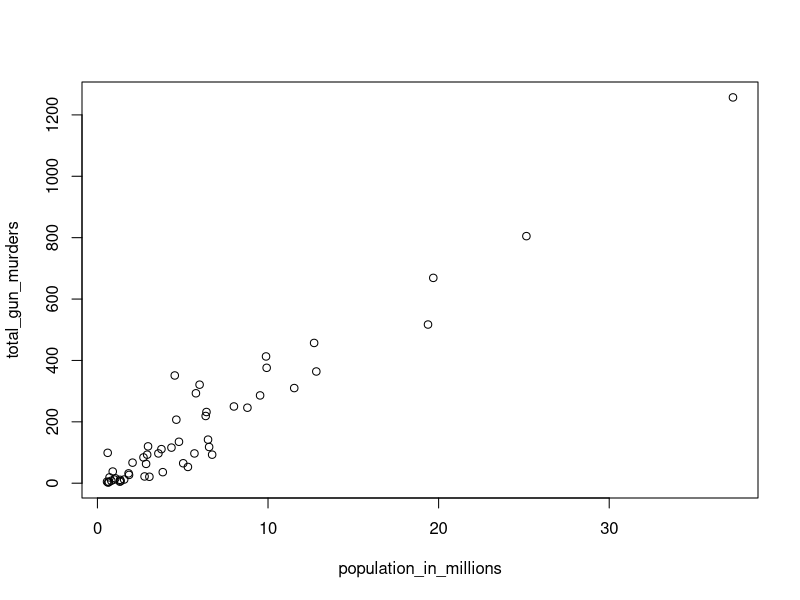
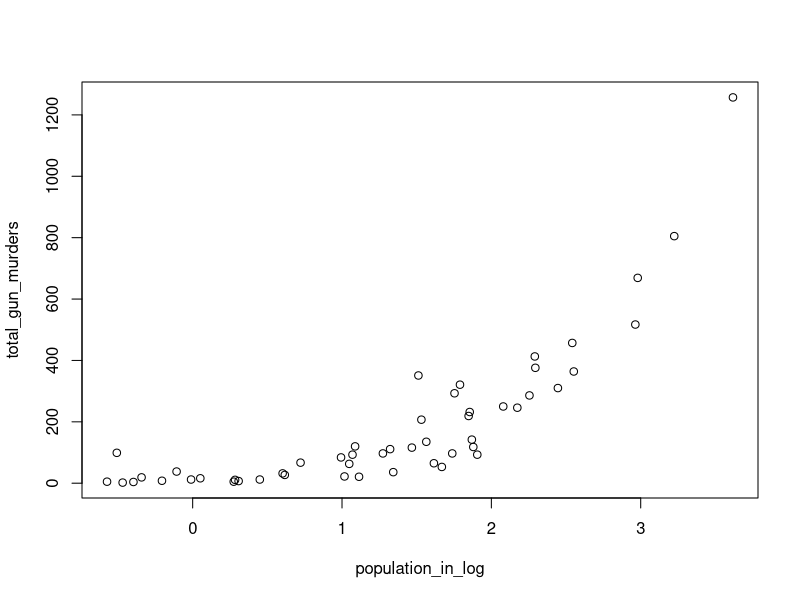
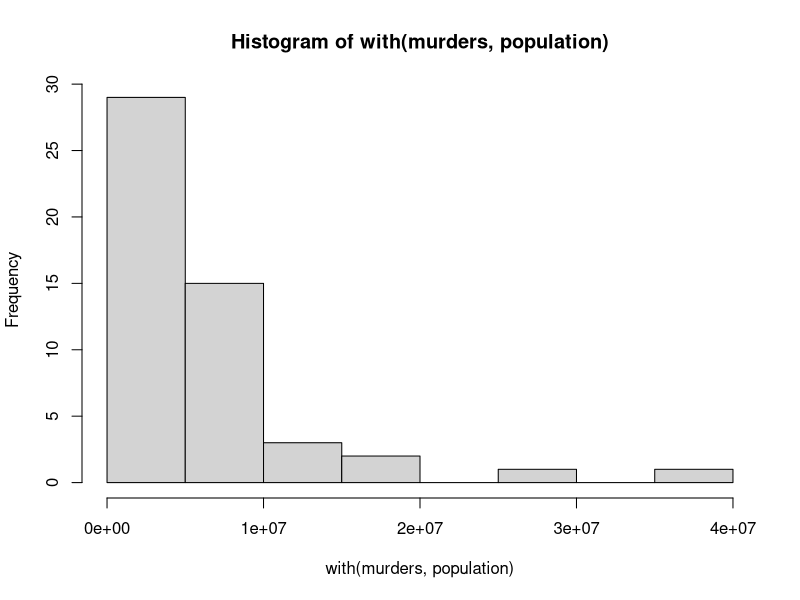
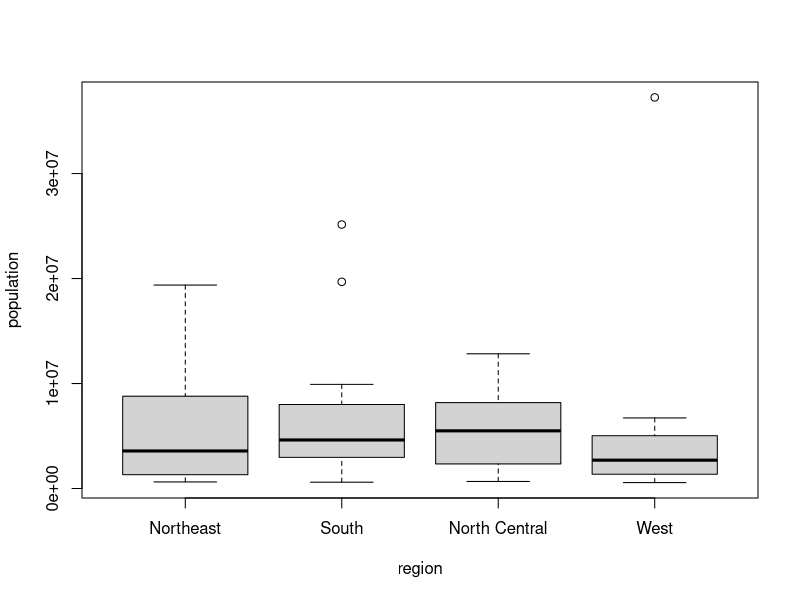

Generate these figures, in order, with R:
## ---- chunk 1
knitr::opts_chunk$set(echo = TRUE)
## ---- chunk 2
library(dslabs)
data("murders")
## ---- chunk 3
pop <- murders$population
sorted_pop <- sort(pop)
sorted_pop
sorted_pop[which.min(sorted_pop)]
## ---- chunk 4
terkecil <- which.min(murders$total)
terkecil

## ---- chunk 5
pop[which.min(order(pop, decreasing = TRUE))]
## ---- chunk 6
state_pop <- order(murders$population)
state <- murders$state[state_pop]
head(state, 1)
## ---- chunk 7
temp <- c(35, 88, 42, 84, 81, 30)
city <- c("Beijing", "Lagos", "Paris", "Rio de Janeiro",
"San Juan", "Toronto")
city_temps <- data.frame(name = city, temperature = temp) 
## ---- chunk 8
ranks <- rank(murders$population)
my_df <- data.frame(state=murders$state, rank=ranks)
my_df
## ---- chunk 9
ind <- my_df[order(my_df$rank),]
ind
## ---- chunk 10
population_in_millions <- murders$population/10^6
total_gun_murders <- murders$total
plot(population_in_millions, total_gun_murders)
## ---- chunk 11
population_in_millions <- murders$population/10^6
population_in_log <- log(population_in_millions)
total_gun_murders <- murders$total
plot(population_in_log, total_gun_murders)
## ---- chunk 12
hist(with(murders, population))
## ---- chunk 13
boxplot(population ~ region, data = murders)
